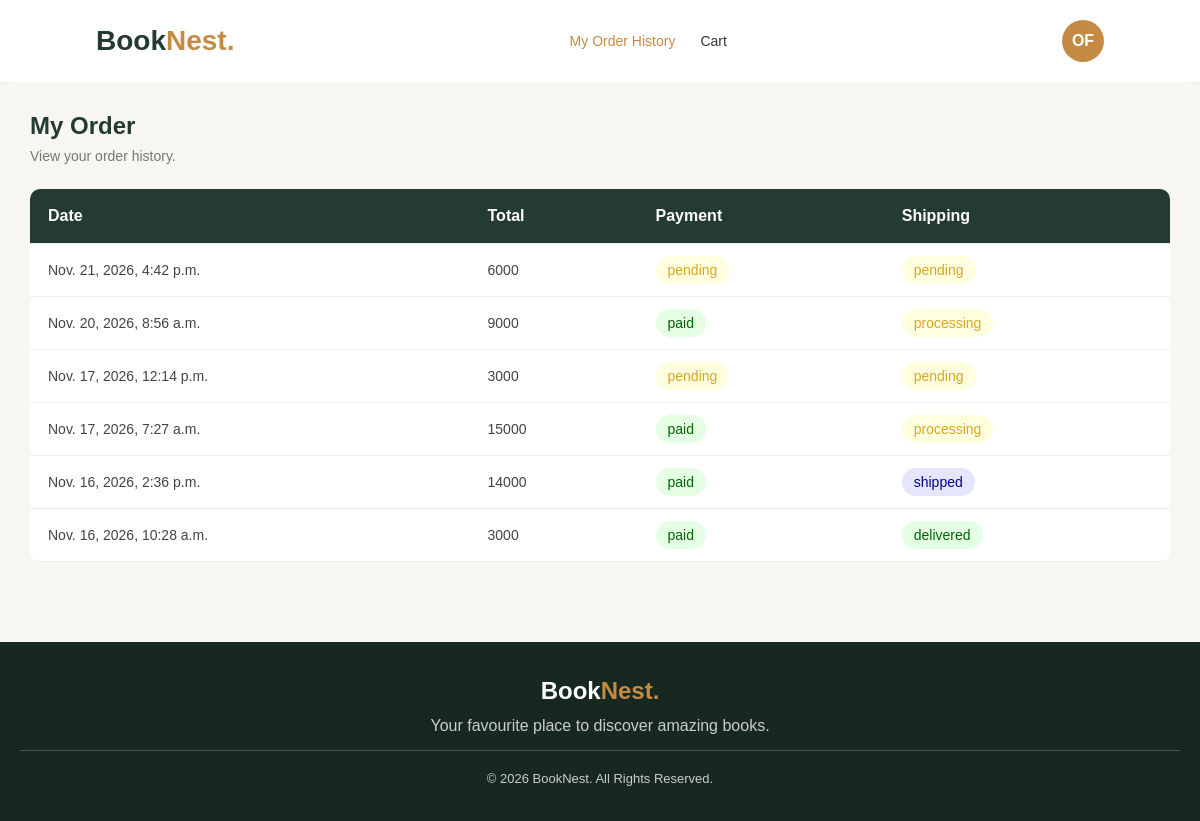
Screenshot of /orders/history/ (signed in) with the database file from the repository.
### orders/models.py (models this page shows, shortened)
class Order(models.Model):
    Status_choice = [
        ('', 'select status'),
        ('pending', 'pending'),
        ('processing', 'processing'),
        ('shipped', 'shipped'),
        ('delivered', 'delivered'),
        ('cancelled', 'cancelled'),
    ]
    payment_choice = [
        ('', 'select payment'),
        ('pending', 'pending'),
        ('paid', 'paid'),
        ('reversed', 'reversed')
    ]
    member = models.ForeignKey(
        settings.AUTH_USER_MODEL,
        on_delete = models.PROTECT,
        related_name = 'orders'
    )
    payment_reference = models.CharField(unique = True, blank = True, null = True)
    payment_receipt = models.ImageField(upload_to = 'payment_receipts/', blank = True, null = True)
    total_amount = models.IntegerField()
    date_ordered = models.DateTimeField(auto_now_add = True)
    status = models.CharField( choices = Status_choice, default = "pending")
    payment = models.CharField(choices = payment_choice, default = 'pending')
    cart_cleared = models.BooleanField(default = False)

### orders/views.py (the view)
# urls.py: path('history/', views.history, name='history'),
@login_required
def history(request):
    orders = Order.objects.filter(
        member=request.user
    ).order_by('-date_ordered')
    return render(request, 'history.html', {'orders': orders})

### orders/templates/history.html (shortened to what this page needs)
{% load static %}
<!DOCTYPE html>
<html lang="en">
<head>
    <link rel="stylesheet" href="{% static 'css/history.css' %}">
</head>
<body>
    <header>
        <nav class="navbar">
            <h2 class="logo">Book<span>Nest.</span></h2>
            <ul class="nav-links">
                <li><a href="/orders/history" class="active">My Order History</a></li>
                <li><a href="/carts/cart">Cart</a></li>
            </ul>
            <div class="account-menu">
                <button type="button" class="profile-button">
                    <span class="profile-initials">
                        {% if request.user.first_name or request.user.last_name %}
                            {{ request.user.first_name|first|upper }}{{ request.user.last_name|first|upper }}
                        {% else %}
                            {{ request.user.username|first|upper }}
                        {% endif %}
                    </span>
                </button>
            </div>
        </nav>
    </header>
    <section class="orders-section">
        <div class="section-heading">
            <div>
                <h2>My Order</h2>
                <p>View your order history.</p>
            </div>
        </div>
        <div class="orders-table">
            <table>
                <thead>
                    <tr>
                        <th>Date</th>
                        <th>Total</th>
                        <th>Payment</th>
                        <th>Shipping</th>
                    </tr>
                </thead>
                <tbody>
                    {% for order in orders %}
                    <tr>
                        <td>{{order.date_ordered}}</td>
                        <td>{{order.total_amount}}</td>
                        <td>
                            {% if order.payment == 'pending' %}
                                <span class="pending">{{ order.payment }}</span>
                            {% elif order.payment == 'paid' %}
                                <span class="approved">{{ order.payment }}</span>
                            {% elif order.payment == 'reversed' %}
                                <span class="rejected">{{ order.payment }}</span>
                            {% endif %}
                        </td>
                        <td>
                            {% if order.status == 'pending'%}
                                <span class="pending">{{ order.status }}</span>
                            {% elif order.status == 'processing'%}
                                <span class="pending">{{ order.status }}</span>
                            {% elif order.status == 'shipped' %}
                                <span class="shipped">{{ order.status }}</span>
                            {% elif order.status == 'delivered' %}
                                <span class="approved">{{ order.status }}</span>
                            {% elif order.status == 'cancelled' %}
                                <span class="rejected">{{ order.status }}</span>
                            {% endif %}
                        </td>
                    </tr>
                    {% empty %}
                    <tr>
                        <td colspan="4">You have not made any orders yet.</td>
                    </tr>
                    {% endfor %}
                </tbody>
            </table>
        </div>
    </section>
    <footer>
        <h2>Book<span>Nest.</span></h2>
        <p>Your favourite place to discover amazing books.</p>
        <p class="copyright">© 2026 BookNest. All Rights Reserved.</p>
    </footer>
</body>
</html>

### orders/static/css/history.css (style rules this page uses)
* { margin: 0; padding: 0; box-sizing: border-box; font-family: Arial, sans-serif; }
html, body { min-height: 100%; }
body { background: #f8f6f1; color: #292929; display: flex; flex-direction: column; min-height: 100vh; }
section { flex: 1; width: 100%; }
header { background: white; padding: 20px 8%; box-shadow: 0 2px 10px rgba(0,0,0,0.05); }
.navbar { display: flex; justify-content: space-between; align-items: center; }
.logo { color: #243b32; font-size: 28px; }
.logo span, footer h2 span { color: #c58b45; }
.navbar ul { display: flex; list-style: none; gap: 25px; }
.navbar ul a { text-decoration: none; color: #333; font-size: 14px; }
.navbar ul a:hover, .navbar ul a.active { color: #c58b45; }
.account-menu { position: relative; display: inline-block; }
.profile-button { border: none; background: none; cursor: pointer; }
.profile-initials { width: 42px; height: 42px; border-radius: 50%; background: #c58b45; color: white; display: flex; justify-content: center; align-items: center; font-size: 16px; font-weight: bold; }
.orders-section { background: #f8f6f1; height: 100%; padding: 30px; border-radius: 12px; }
.section-heading { margin-bottom: 25px; }
.section-heading h2 { color: #243b32; margin-bottom: 8px; }
.section-heading p { color: #777; font-size: 14px; }
.orders-table { background: white; border-radius: 10px; overflow-x: auto; }
.orders-table table { width: 100%; border-collapse: collapse; min-width: 600px; }
.orders-table th, .orders-table td { padding: 18px; text-align: left; border-bottom: 1px solid #eee; }
.orders-table th { background: #243b32; color: white; }
.orders-table td { color: #444; font-size: 14px; }
.pending { background: lightyellow; padding: 6px 12px; border-radius: 20px; color: goldenrod; }
.approved { background: rgba(0, 255, 0, 0.1); color: darkgreen; padding: 6px 12px; border-radius: 20px; }
.shipped { background: rgba(0, 0, 255, 0.1); padding: 6px 12px; border-radius: 20px; color: darkblue; }
footer { background: #172820; color: white; margin-top: 50px; text-align: center; padding: 35px 20px; }
footer h2 { margin-bottom: 12px; }
footer p { color: #ccc; margin-bottom: 15px; }
.copyright { border-top: 1px solid #45564c; padding-top: 20px; margin-bottom: 0; font-size: 13px; }

### rows the page displays
Order: date_ordered "Nov. 21, 2026, 4:42 p.m.", total_amount "6000", payment "pending", status "pending"
Order: date_ordered "Nov. 20, 2026, 8:56 a.m.", total_amount "9000", payment "paid", status "processing"
Order: date_ordered "Nov. 17, 2026, 12:14 p.m.", total_amount "3000", payment "pending", status "pending"
Order: date_ordered "Nov. 17, 2026, 7:27 a.m.", total_amount "15000", payment "paid", status "processing"
Order: date_ordered "Nov. 16, 2026, 2:36 p.m.", total_amount "14000", payment "paid", status "shipped"
Order: date_ordered "Nov. 16, 2026, 10:28 a.m.", total_amount "3000", payment "paid", status "delivered"

### other values shown
{{ request.user.first_name|first|upper }} "O"
{{ request.user.last_name|first|upper }} "F"
